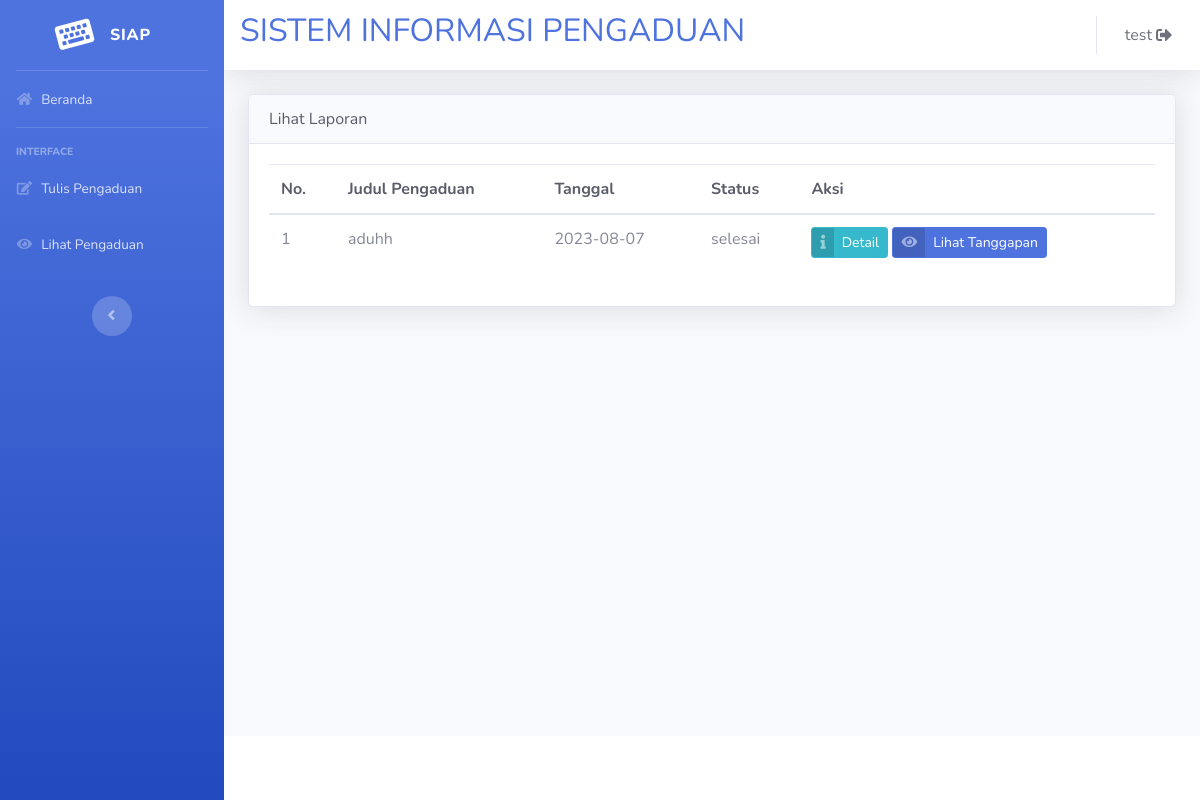
Screenshot of /index.php?url=lihat_pengaduan (signed in) with the database file from the repository.
### tables this page shows
CREATE TABLE `pengaduan` (
  `id_pengaduan` int(11) NOT NULL,
  `tgl_pengaduan` date NOT NULL,
  `nama` char(50) NOT NULL,
  `nik` char(50) NOT NULL,
  `judul_laporan` text NOT NULL,
  `isi_laporan` text NOT NULL,
  `foto` varchar(50) NOT NULL,
  `status` enum('0','proses','selesai','') NOT NULL
);

### lihat_p.php (the view, shortened to what this page needs)
<!DOCTYPE html>
<html lang="en">
    <head>
        <link href="vendor/fontawesome-free/css/all.min.css" rel="stylesheet" type="text/css">
        <link href="css/sb-admin-2.min.css" rel="stylesheet">
    </head>
    <body id="page-top">
    <div class="card shadow">
        <div class="card-header text-dark">
            Lihat Laporan
        </div>
        <div class="card-body">
            <table class="table table-hover">
            <?php
                    include "koneksi.php";
                    if(!isset($_SESSION['nama'])){
                        echo "<font color='red'>Harap Login Terlebih Dahulu</font><hr>";
                    }else{
                    ?>
                <thead>
                    <tr>
                        <th class="text-dark">No.</th>
                        <th class="text-dark">Judul Pengaduan</th>
                        <th class="text-dark">Tanggal</th>
                        <th class="text-dark">Status</th>
                        <th class="text-dark">Aksi</th>
                    </tr>
                </thead>
                <tbody>
                    <?php
                        $no = 1;
                        $query = mysqli_query($conn, "SELECT * FROM pengaduan WHERE nik='$_SESSION[nik]'");
                        while ($d = mysqli_fetch_array($query)) {
                    ?>
                        <tr>
                            <td><?php echo $no++ ?></td>
                            <td><?php echo $d['judul_laporan']; ?></td>
                            <td><?php echo $d['tgl_pengaduan'];?></td>
                            <td><?php echo $d['status'];?></td>
                            <td>
                                <a href="?url=detail_pengaduan&id=<?php echo $d['id_pengaduan'];?>" class="btn btn-info btn-icon-split btn-sm">
                                    <span class="icon text-white-50">
                                        <i class="fas fa-info"></i>
                                    </span>
                                    <span class="text">Detail</span>
                                </a>
                                <a href="?url=lihat_tanggapan&id=<?php echo $d['id_pengaduan'];?>" class="btn btn-primary btn-icon-split btn-sm">
                                    <span class="icon text-white-50">
                                        <i class="fas fa-eye"></i>
                                    </span>
                                    <span class="text">Lihat Tanggapan</span>
                                </a>
                            </td>
                        </tr>
                    <?php } }?>
                </tbody>
            </table>
        </div>
</div>
    </body>
</html>

### rows the page displays
pengaduan: judul_laporan "aduhh", tgl_pengaduan "2023-08-07", status "selesai"

### other values shown
$_SESSION['nama'] "test"
